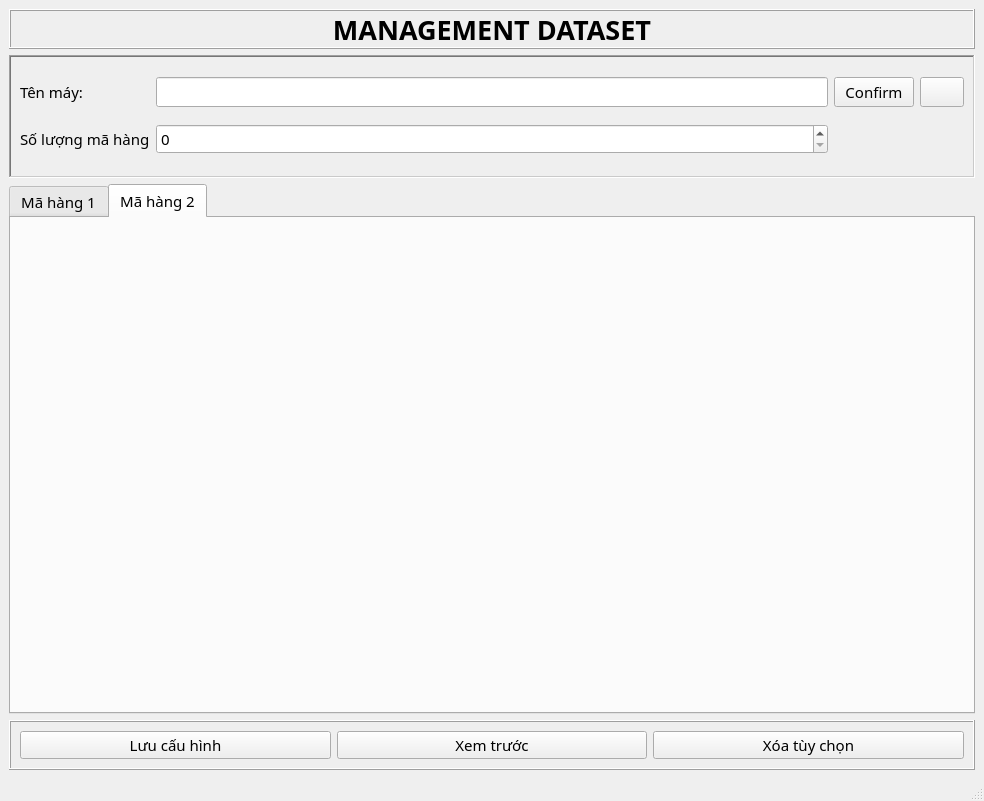
<?xml version="1.0" encoding="UTF-8"?>
<ui version="4.0">
 <class>MainWindow</class>
 <widget class="QMainWindow" name="MainWindow">
  <property name="geometry">
   <rect>
    <x>0</x>
    <y>0</y>
    <width>984</width>
    <height>801</height>
   </rect>
  </property>
  <property name="windowTitle">
   <string>MainWindow</string>
  </property>
  <widget class="QWidget" name="centralwidget">
   <layout class="QGridLayout" name="gridLayout_4">
    <item row="0" column="0">
     <widget class="QLabel" name="heading">
      <property name="maximumSize">
       <size>
        <width>16777215</width>
        <height>40</height>
       </size>
      </property>
      <property name="font">
       <font>
        <family>Malgun Gothic</family>
        <pointsize>20</pointsize>
        <weight>75</weight>
        <italic>false</italic>
        <bold>true</bold>
       </font>
      </property>
      <property name="frameShape">
       <enum>QFrame::Box</enum>
      </property>
      <property name="frameShadow">
       <enum>QFrame::Raised</enum>
      </property>
      <property name="text">
       <string>MANAGEMENT DATASET</string>
      </property>
      <property name="textFormat">
       <enum>Qt::RichText</enum>
      </property>
      <property name="alignment">
       <set>Qt::AlignCenter</set>
      </property>
     </widget>
    </item>
    <item row="1" column="0">
     <widget class="QFrame" name="frame_namedevice_itemcode">
      <property name="maximumSize">
       <size>
        <width>16777215</width>
        <height>200</height>
       </size>
      </property>
      <property name="font">
       <font>
        <family>Malgun Gothic</family>
        <pointsize>11</pointsize>
        <weight>50</weight>
        <italic>false</italic>
        <bold>false</bold>
       </font>
      </property>
      <property name="frameShape">
       <enum>QFrame::WinPanel</enum>
      </property>
      <property name="frameShadow">
       <enum>QFrame::Sunken</enum>
      </property>
      <layout class="QGridLayout" name="gridLayout_2">
       <item row="0" column="2">
        <widget class="QPushButton" name="pushButton">
         <property name="text">
          <string>Confirm</string>
         </property>
        </widget>
       </item>
       <item row="0" column="1">
        <widget class="QLineEdit" name="lineEdit_name_devic">
         <property name="maximumSize">
          <size>
           <width>16777215</width>
           <height>30</height>
          </size>
         </property>
         <property name="font">
          <font>
           <family>Malgun Gothic</family>
           <pointsize>11</pointsize>
           <weight>50</weight>
           <italic>false</italic>
           <bold>false</bold>
          </font>
         </property>
        </widget>
       </item>
       <item row="1" column="0">
        <widget class="QLabel" name="label_quanty_itemcode">
         <property name="font">
          <font>
           <family>Malgun Gothic</family>
           <pointsize>11</pointsize>
           <weight>50</weight>
           <italic>false</italic>
           <bold>false</bold>
          </font>
         </property>
         <property name="text">
          <string>Số lượng mã hàng</string>
         </property>
        </widget>
       </item>
       <item row="0" column="0">
        <widget class="QLabel" name="label_name_device">
         <property name="font">
          <font>
           <family>Malgun Gothic</family>
           <pointsize>11</pointsize>
           <weight>50</weight>
           <italic>false</italic>
           <bold>false</bold>
          </font>
         </property>
         <property name="text">
          <string>Tên máy:</string>
         </property>
        </widget>
       </item>
       <item row="1" column="1">
        <widget class="QSpinBox" name="spinBox_num_itemcode">
         <property name="maximumSize">
          <size>
           <width>16777215</width>
           <height>30</height>
          </size>
         </property>
         <property name="font">
          <font>
           <family>Malgun Gothic</family>
           <pointsize>11</pointsize>
           <weight>50</weight>
           <italic>false</italic>
           <bold>false</bold>
          </font>
         </property>
        </widget>
       </item>
       <item row="0" column="3">
        <widget class="QPushButton" name="pushButton_5">
         <property name="text">
          <string/>
         </property>
         <property name="icon">
          <iconset>
           <normaloff>../../../Downloads/add.png</normaloff>../../../Downloads/add.png</iconset>
         </property>
        </widget>
       </item>
      </layout>
     </widget>
    </item>
    <item row="2" column="0">
     <widget class="QTabWidget" name="tab_item_code">
      <property name="maximumSize">
       <size>
        <width>16777215</width>
        <height>530</height>
       </size>
      </property>
      <property name="font">
       <font>
        <family>Malgun Gothic</family>
        <pointsize>11</pointsize>
        <weight>50</weight>
        <italic>false</italic>
        <bold>false</bold>
       </font>
      </property>
      <property name="tabPosition">
       <enum>QTabWidget::North</enum>
      </property>
      <property name="currentIndex">
       <number>1</number>
      </property>
      <widget class="QWidget" name="tab_itemcode_1">
       <attribute name="title">
        <string>Mã hàng 1</string>
       </attribute>
       <layout class="QVBoxLayout" name="verticalLayout_2"/>
      </widget>
      <widget class="QWidget" name="tab_itemcode_2">
       <attribute name="title">
        <string>Mã hàng 2</string>
       </attribute>
      </widget>
     </widget>
    </item>
    <item row="3" column="0">
     <widget class="QFrame" name="frame_2">
      <property name="maximumSize">
       <size>
        <width>16777215</width>
        <height>50</height>
       </size>
      </property>
      <property name="font">
       <font>
        <family>Malgun Gothic</family>
        <pointsize>11</pointsize>
       </font>
      </property>
      <property name="frameShape">
       <enum>QFrame::Box</enum>
      </property>
      <property name="frameShadow">
       <enum>QFrame::Raised</enum>
      </property>
      <layout class="QHBoxLayout" name="horizontalLayout">
       <item>
        <widget class="QPushButton" name="pushButton_2">
         <property name="maximumSize">
          <size>
           <width>16777215</width>
           <height>30</height>
          </size>
         </property>
         <property name="font">
          <font>
           <family>Malgun Gothic</family>
           <pointsize>11</pointsize>
          </font>
         </property>
         <property name="text">
          <string>Lưu cấu hình</string>
         </property>
         <property name="icon">
          <iconset>
           <normaloff>../../../Downloads/diskette (2).png</normaloff>../../../Downloads/diskette (2).png</iconset>
         </property>
        </widget>
       </item>
       <item>
        <widget class="QPushButton" name="pushButton_3">
         <property name="maximumSize">
          <size>
           <width>16777215</width>
           <height>30</height>
          </size>
         </property>
         <property name="font">
          <font>
           <family>Malgun Gothic</family>
           <pointsize>11</pointsize>
          </font>
         </property>
         <property name="text">
          <string>Xem trước</string>
         </property>
         <property name="icon">
          <iconset>
           <normaloff>../../../Downloads/view.png</normaloff>../../../Downloads/view.png</iconset>
         </property>
        </widget>
       </item>
       <item>
        <widget class="QPushButton" name="pushButton_4">
         <property name="maximumSize">
          <size>
           <width>16777215</width>
           <height>30</height>
          </size>
         </property>
         <property name="font">
          <font>
           <family>Malgun Gothic</family>
           <pointsize>11</pointsize>
           <weight>50</weight>
           <bold>false</bold>
          </font>
         </property>
         <property name="text">
          <string>Xóa tùy chọn</string>
         </property>
         <property name="icon">
          <iconset>
           <normaloff>../../../Downloads/trash-bin.png</normaloff>../../../Downloads/trash-bin.png</iconset>
         </property>
        </widget>
       </item>
      </layout>
     </widget>
    </item>
   </layout>
  </widget>
  <widget class="QMenuBar" name="menubar">
   <property name="geometry">
    <rect>
     <x>0</x>
     <y>0</y>
     <width>984</width>
     <height>21</height>
    </rect>
   </property>
  </widget>
  <widget class="QStatusBar" name="statusbar"/>
 </widget>
 <resources/>
 <connections/>
</ui>
